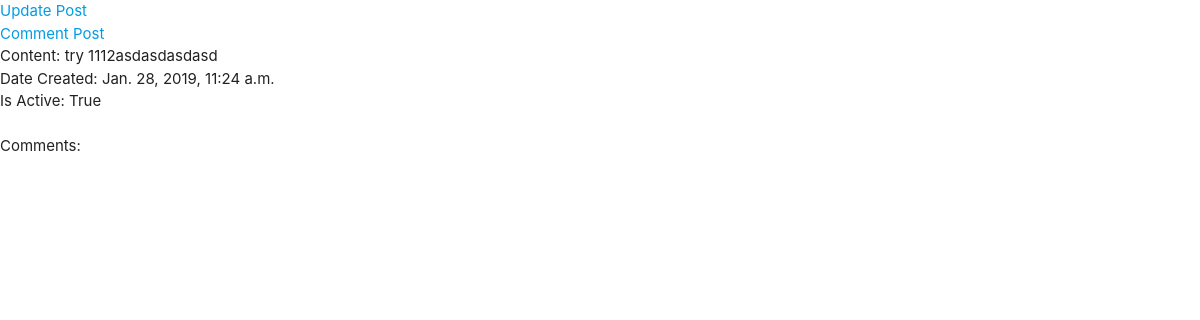
The app's page /post/2/, older data.
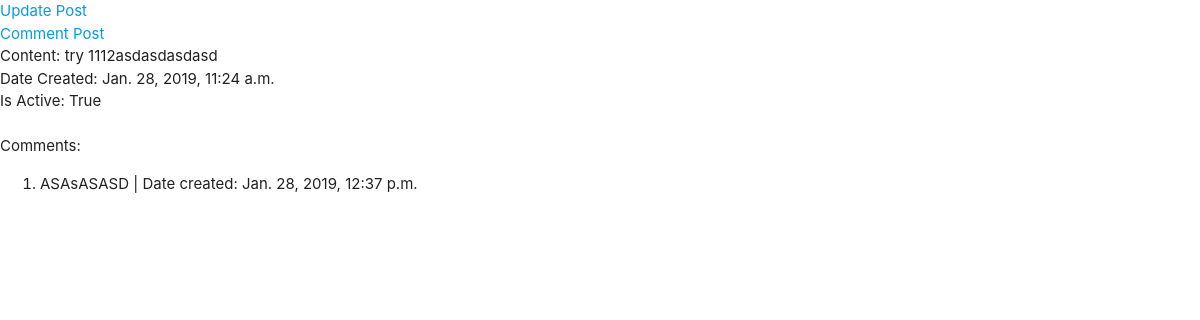
The same page, newer data.
### post/models.py (models this page shows)
class Comment(models.Model):
    date_created = models.DateTimeField('date created', auto_now_add=True)
    content = models.TextField()
    post = models.ForeignKey(Post, on_delete=models.CASCADE, related_name="comments", null=True, blank=True)

### post/views.py (the view)
# urls.py: path('<int:post_id>/', views.detail, name='details'),
def detail(request, post_id):
    context = {}
    context['posts'] = Post.objects.get(id=post_id)
    return render(request, 'details.html', context)

### post/templates/details.html (shortened to what this page needs)
{% extends 'base.html' %}
{% block body %}
    <a href="updatepost">Update Post</a> <br>
    <a href="createcomment">Comment Post</a> <br>
    Content: {{ posts.content }} <br>
    Date Created: {{ posts.date_created }} <br>
    Is Active: {{ posts.is_active }}
    <br>
    <br>
    Comments: <br>
    <ol>
    {% for comment in posts.comments.all reversed %}
        <li> {{ comment.content }} | Date created: {{ comment.date_created }} </li>
    {% endfor %}
    </ol>
{% endblock %}

Row changes from the older to the newer data that the page shows:
added Comment: content "ASAsASASD", date_created "Jan. 28, 2019, 12:37 p.m."
